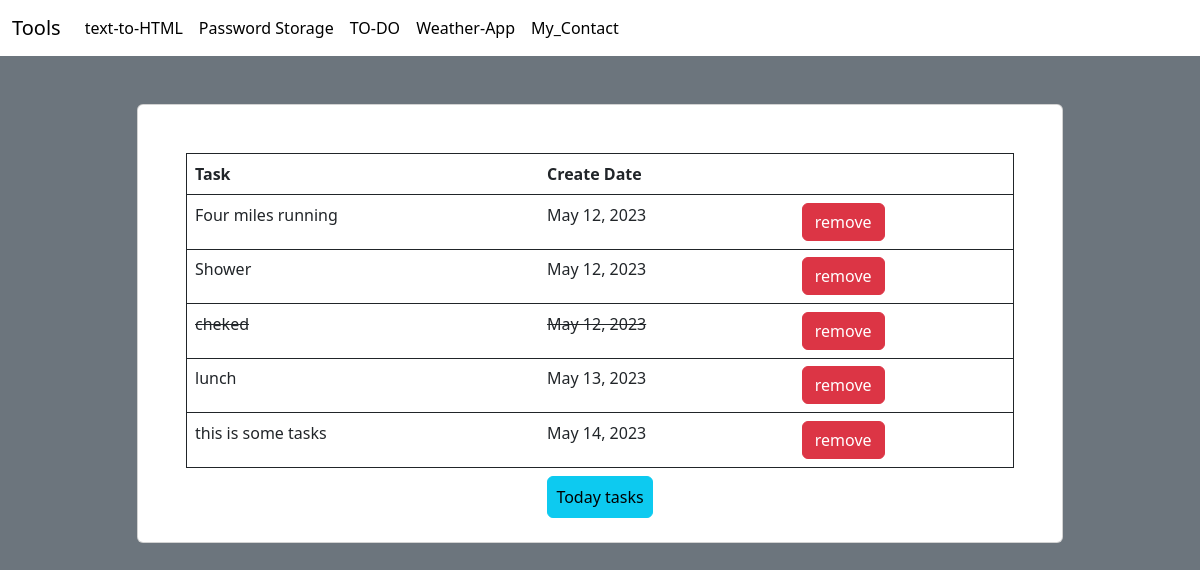
Page /TO_DO/all_task/ on the earlier database version.
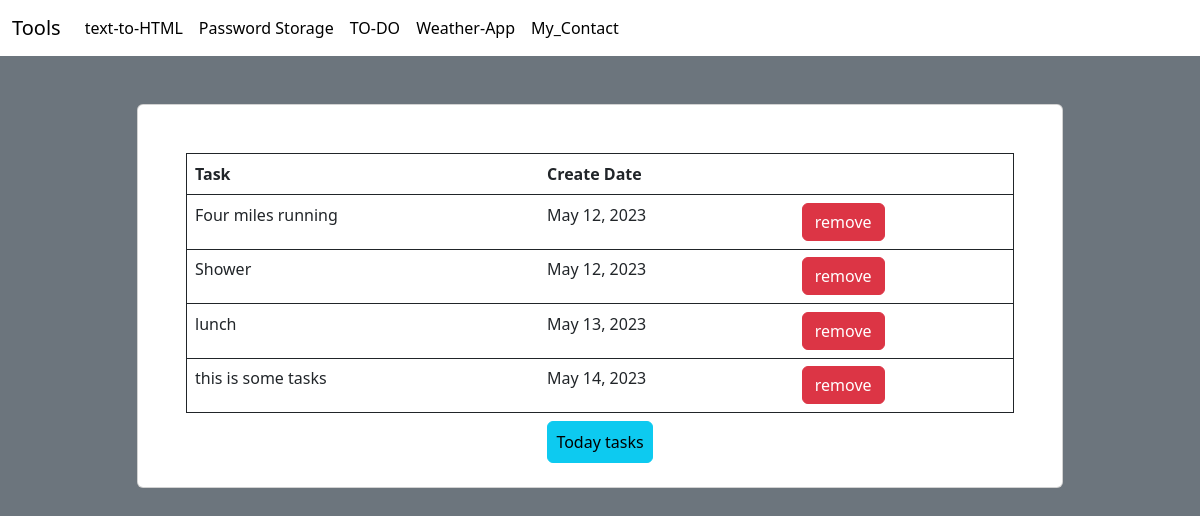
Same page on the later database version.
### TO_DO/models.py (models this page shows, shortened)
class task(models.Model):
    title = models.CharField(max_length=255)
    cheked = models.BooleanField(default=False)
    add_date = models.DateField(default=timezone.now)

### TO_DO/views.py (the view)
# urls.py: path('all_task/', views.allTask, name="allTask"),
def allTask(request):
    tasks = task.objects.all()
    return render(request, "TO_DO/all_task.html", {'tasks': tasks})

### TO_DO/templates/TO_DO/all_task.html (shortened to what this page needs)
{% extends 'base.html' %} {% block content %}
<body class="bg-secondary">
  <section class="gradient-custom">
    <div class="container py-5 h-100">
      <div class="row d-flex justify-content-center align-items-center h-100">
        <div class="col col-xl-10">
          <div class="card">
            <div class="card-body p-5 pb-3">
              <div class="tab-content" id="ex1-content">
                {% if tasks %}
                <table class="container table mb-0 bg-white border border-dark">
                  <thead>
                    <tr>
                      <th>Task</th>
                      <th>Create Date</th>
                      <th></th>
                    </tr>
                  </thead>
                  {% for t in tasks %}
                  <tbody>
                      {% if t.cheked %}
                    <tr
                      class="text-decoration-line-through align-items-center rounded"
                      style="background-color: #f4f6f7"
                    >
                      {% else %}
                    <tr
                      class="align-items-center rounded"
                      style="background-color: #f4f6f7"
                    >
                      {% endif %}
                      <td>{{t.title}}</td>
                      <td>{{t.add_date}}</td>
                      <td>
                        <form
                          action="deletTask/{{t.id}}"
                          method="POST"
                          class="d-inline-block"
                        >
                          <button
                            value="remove"
                            type="submit"
                            class="btn btn-danger"
                          >
                            remove
                          </button>
                        </form>
                      </td>
                    </tr>
                    {% endfor %}
                  </tbody>
                </table>
                {% else %}
                <p>No tasks today</p>
                {% endif %}
                <p class="text-center m-0">
                  <a href="{% url 'TO_DO:index' %}" class="m-0">
                    <button
                      class="btn btn-info p-2 my-2 align-center"
                      type="button"
                    >
                      Today tasks
                    </button>
                  </a>
                </p>
              </div>
            </div>
          </div>
        </div>
      </div>
    </div>
  </section>
</body>
{%endblock%}

Differences in the rows shown:
removed task: title "cheked", add_date "May 12, 2023"
